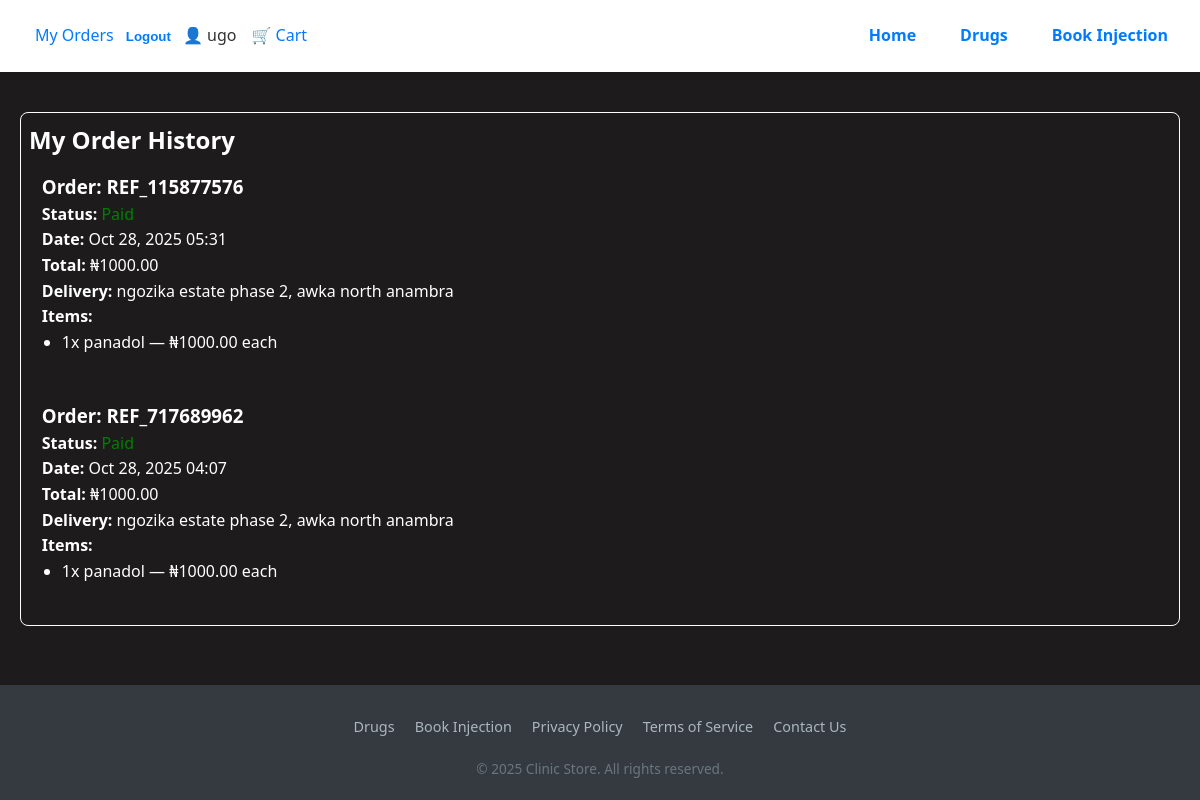
The page /order-history/ (signed in) on the database its author committed.
### clinic/models.py (models this page shows, shortened)
class Order(models.Model):
    STATUS_CHOICES = [
        ('pending', 'Pending'),
        ('paid', 'Paid'),
        ('shipped', 'Shipped'),
        ('delivered', 'Delivered'),
        ('cancelled', 'Cancelled'),
    ]
    user = models.ForeignKey(User, on_delete=models.CASCADE)
    reference = models.CharField(max_length=100, unique=True)
    total_amount = models.DecimalField(max_digits=10, decimal_places=2)
    name = models.CharField(max_length=255)
    email = models.EmailField()
    phone = models.CharField(
        max_length=15,
        validators=[RegexValidator(r'^\+?1?\d{9,15}$')]
    )
    address = models.TextField()
    status = models.CharField(max_length=20, choices=STATUS_CHOICES, default='pending')
    created_at = models.DateTimeField(auto_now_add=True)
    updated_at = models.DateTimeField(auto_now=True)

class OrderItem(models.Model):
    order = models.ForeignKey(Order, related_name='items', on_delete=models.CASCADE)
    drug = models.ForeignKey(Drug, on_delete=models.CASCADE)  # assuming you have Drug model
    quantity = models.PositiveIntegerField()
    price = models.DecimalField(max_digits=10, decimal_places=2)  # price at time of purchase

class Drug(models.Model):
    name = models.CharField(max_length=200)
    category = models.ForeignKey(DrugCategory, on_delete=models.CASCADE)
    price = models.DecimalField(max_digits=10, decimal_places=2, help_text="Price in NGN (₦)")
    stock = models.PositiveIntegerField()
    image = models.ImageField(upload_to=drug_image_path, blank=True, null=True)

### clinic/views.py (the view)
# urls.py: path('order-history/', views.order_history, name='order_history'),
@login_required
def order_history(request):
    orders = Order.objects.filter(user=request.user).order_by('-created_at')
    return render(request, 'clinic/order_history.html', {'orders': orders})

### clinic/templates/clinic/order_history.html (shortened to what this page needs)
{% extends 'clinic/base.html' %}
{% block content %}
<div class="checkout-container">
    <h2>My Order History</h2>
    {% if orders %}
        {% for order in orders %}
        <div class="cart-item" style="margin-bottom: 20px; background:  #1d1b1bff; color: white; padding: .8rem; border-radius: .5rem;">
            <div class="item-details" style="width: 100%;">
                <h3>Order: <strong>{{ order.reference }}</strong></h3>
                <p><strong>Status:</strong>
                    <span style="color: {% if order.status == 'paid' or order.status == 'delivered' %}green{% elif order.status == 'cancelled' %}red{% else %}orange{% endif %};">
                        {{ order.get_status_display }}
                    </span>
                </p>
                <p><strong>Date:</strong> {{ order.created_at|date:"M d, Y H:i" }}</p>
                <p><strong>Total:</strong> ₦{{ order.total_amount|floatformat:2 }}</p>
                <p><strong>Delivery:</strong> {{ order.address }}</p>
                <h4>Items:</h4>
                <ul style="padding-left: 20px;">
                    {% for item in order.items.all %}
                        <li>{{ item.quantity }}x {{ item.drug.name }} — ₦{{ item.price|floatformat:2 }} each</li>
                    {% endfor %}
                </ul>
            </div>
        </div>
        {% endfor %}
    {% else %}
        <p>You haven't placed any orders yet.</p>
    {% endif %}
</div>
{% endblock %}

### clinic/templates/clinic/base.html (shortened to what this page needs)
<!DOCTYPE html>
<html lang="en">
<head>
</head>
<body>
   <header>
    <nav>
        <div class="nav-auth">
            {% if user.is_authenticated %}
                <div class="user-info">
                    <a href="{% url 'order_history' %}" style="margin-left: 15px; color: #007bff; text-decoration: none; font-weight: 500;">My Orders</a>
                    <form action="{% url 'logout' %}" method="post" style="display: inline;">
                        <button type="submit" class="logout-link" style="background: none; border: none; padding: 0; margin: 0; color: #007bff; text-decoration: underline; cursor: pointer; text-decoration: none; font-weight: 600;">
                            Logout
                        </button>
                    </form>
                    👤 {{ user.first_name|default:user.username }}
                </div>
            {% else %}
                <a href="{% url 'login' %}" class="auth-link">Log In</a>
                <a href="{% url 'register' %}" class="auth-link">Register</a>
            {% endif %}
            <a href="{% url 'cart_detail' %}" class="cart-link">
                🛒 Cart
            </a>
        </div>
        <div class="nav-links">
            <a href="{% url 'home' %}">Home</a>
            <a href="{% url 'drug_list' %}">Drugs</a>
            <a href="{% url 'book_injection' %}">Book Injection</a>
        </div>
    </nav>
</header>
    <div class="container">
        <main>
            {% block content %}{% endblock %}
        </main>
    </div>
    <footer>
        <div class="footer-content">
            <div class="footer-links">
                <a href="{% url 'drug_list' %}">Drugs</a>
                <a href="{% url 'book_injection' %}">Book Injection</a>
                <a href="#">Privacy Policy</a>
                <a href="#">Terms of Service</a>
                <a href="#">Contact Us</a>
            </div>
            <div class="copyright">
                &copy; 2025 Clinic Store. All rights reserved.
            </div>
        </div>
    </footer>
</body>
</html>

### clinic/templates/clinic/order_history.html (style rules this page uses)
.checkout-container { border: 1px solid white; padding: .5rem; border-radius: .5rem; }

### rows shown on the page
Order: reference "REF_115877576", status "Paid", created_at "Oct 28, 2025 05:31", total_amount "1000.00", address "ngozika estate phase 2, awka north anambra"
OrderItem: quantity "1", drug.name "panadol", price "1000.00"
Order: reference "REF_717689962", status "Paid", created_at "Oct 28, 2025 04:07", total_amount "1000.00", address "ngozika estate phase 2, awka north anambra"
OrderItem: quantity "1", drug.name "panadol", price "1000.00"

### other values the page prints
{{ user.first_name|default:user.username }} "ugo"
